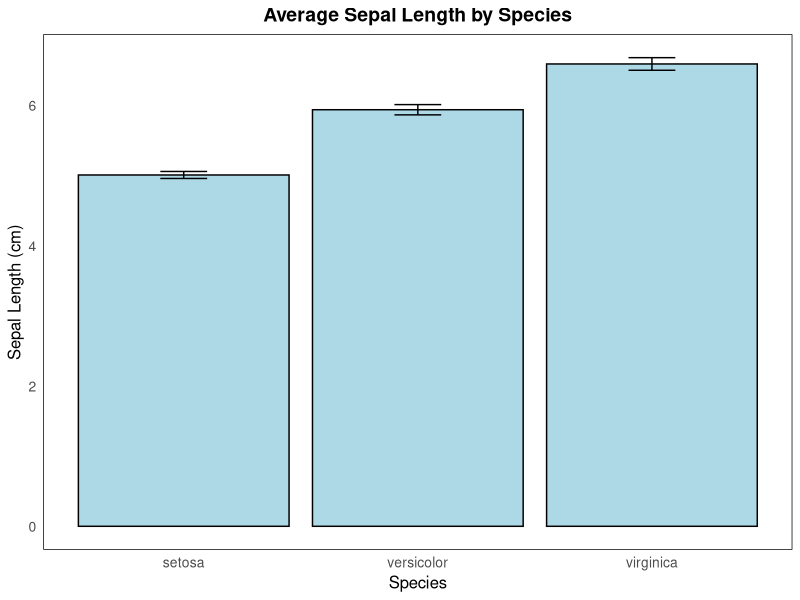
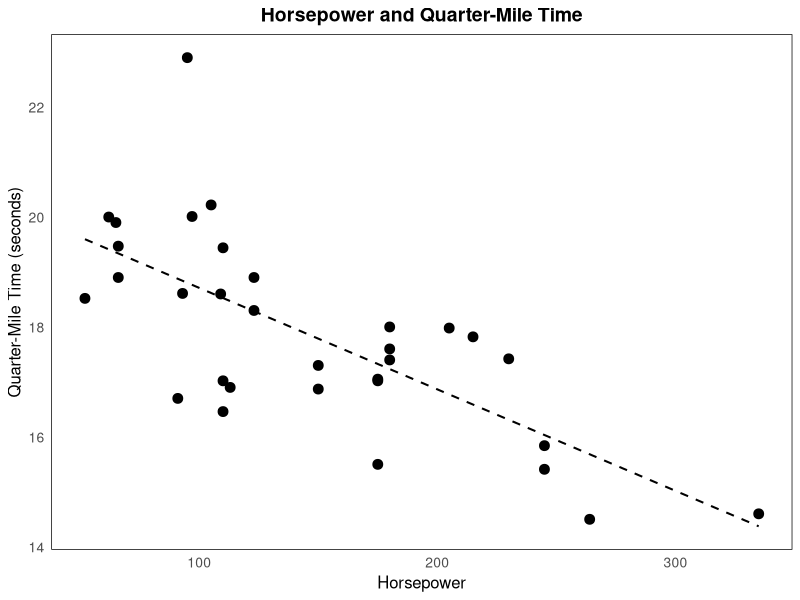
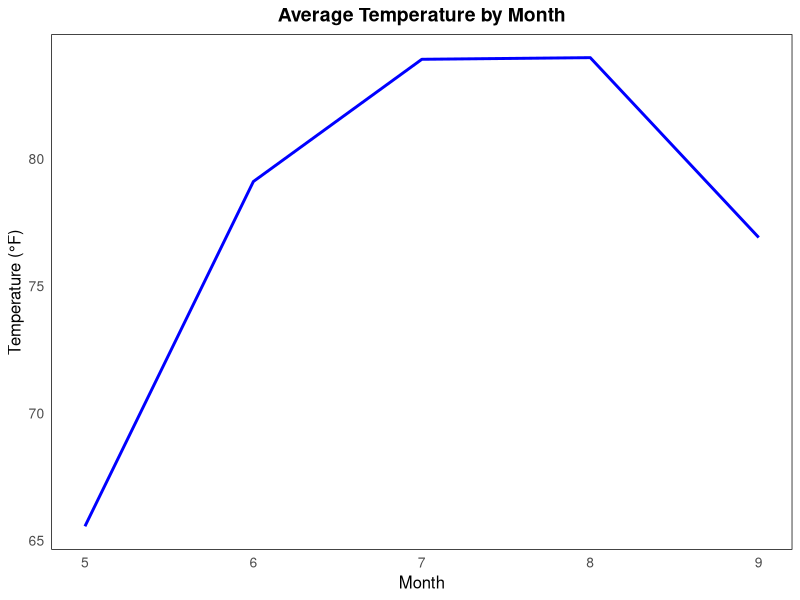

The R script that drew these images, in order:
## ---- chunk 1
# Load ggplot2
library(ggplot2)

# Create the APA-compliant bar graph
ggplot(iris, aes(x = Species, y = Sepal.Length)) +
  geom_bar(stat = "summary", fun = "mean", fill = "lightblue", color = "black") +
  geom_errorbar(stat = "summary", fun.data = "mean_se", width = 0.2, color = "black") +
  labs(title = "Average Sepal Length by Species",
       x = "Species",
       y = "Sepal Length (cm)") +
  theme_minimal() +
  theme(
    plot.title = element_text(size = 14, face = "bold", hjust = 0.5),
    axis.title = element_text(size = 12),
    axis.text = element_text(size = 10),
    panel.grid.major = element_blank(),
    panel.grid.minor = element_blank(),
    panel.border = element_rect(color = "black", size = 0.5, fill = NA)
  )
## ---- chunk 2
# Create the APA-compliant scatter plot
ggplot(mtcars, aes(x = hp, y = qsec)) +
  geom_point(size = 3, color = "black") +
  geom_smooth(method = "lm", se = FALSE, color = "black", linetype = "dashed", size = 0.7) +
  labs(title = "Horsepower and Quarter-Mile Time",
       x = "Horsepower",
       y = "Quarter-Mile Time (seconds)") +
  theme_minimal() +
  theme(
    plot.title = element_text(size = 14, face = "bold", hjust = 0.5),
    axis.title = element_text(size = 12),
    axis.text = element_text(size = 10),
    panel.grid.major = element_blank(),
    panel.grid.minor = element_blank(),
    panel.border = element_rect(color = "black", size = 0.5, fill = NA)
  )
## ---- chunk 3
# Calculate average temperature by month
airquality_avg <- aggregate(Temp ~ Month, data = airquality, FUN = mean)

# Create the APA-compliant line graph
ggplot(airquality_avg, aes(x = Month, y = Temp)) +
  geom_line(size = 1, color = "blue") +
  labs(title = "Average Temperature by Month",
       x = "Month",
       y = "Temperature (°F)") +
  theme_minimal() +
  theme(
    plot.title = element_text(size = 14, face = "bold", hjust = 0.5),
    axis.title = element_text(size = 12),
    axis.text = element_text(size = 10),
    panel.grid.major = element_blank(),
    panel.grid.minor = element_blank(),
    panel.border = element_rect(color = "black", size = 0.5, fill = NA)
  )
